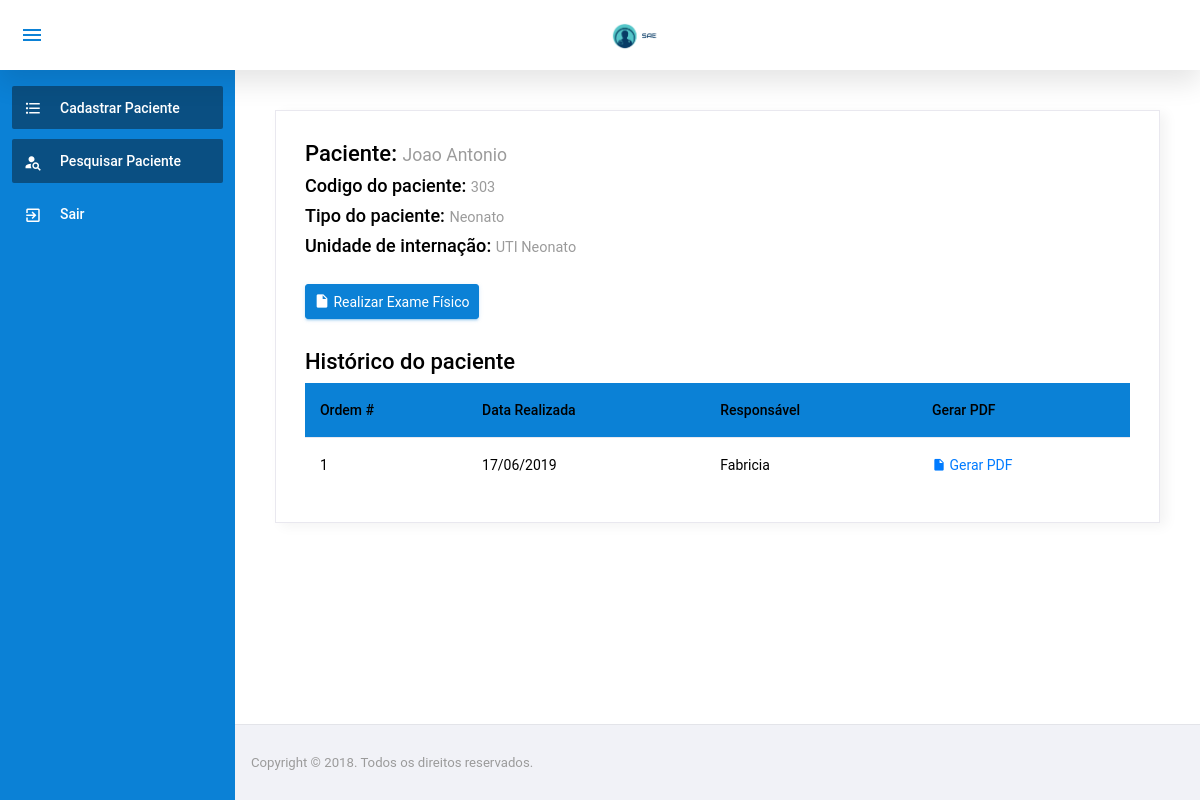
/paciente/Paciente.php?idPaciente=34 (signed in), run on the app's committed database.
### tables this page shows
CREATE TABLE `paciente` (
  `IdPaciente` int(11) NOT NULL,
  `Nome` varchar(100) NOT NULL,
  `IdUnidadeInternacao` tinyint(4) NOT NULL,
  `IdTipoPaciente` tinyint(4) NOT NULL,
  `CodigoPaciente` int(11) NOT NULL
);

CREATE TABLE `tipopaciente` (
  `IdTipoPaciente` tinyint(4) NOT NULL,
  `Descricao` varchar(50) NOT NULL
);

CREATE TABLE `unidadeinternacao` (
  `IdUnidadeInternacao` tinyint(4) NOT NULL,
  `NomeUnidade` varchar(100) NOT NULL
);

CREATE TABLE `questionario` (
  `IdQuestionario` int(11) NOT NULL,
  `IdFormulario` int(11) NOT NULL,
  `IdPaciente` int(11) NOT NULL,
  `DataRealizado` date NOT NULL,
  `IdFuncionario` int(11) NOT NULL
);

CREATE TABLE `funcionario` (
  `IdFuncionario` int(11) NOT NULL,
  `nome` varchar(300) NOT NULL,
  `login` varchar(300) NOT NULL,
  `senha` varchar(300) NOT NULL,
  `IdTipoFuncionario` tinyint(4) NOT NULL
);

### config/BD.php (called while the page is built, shortened)
<?php
	class BancoDados{
		public static function obterConexao(){
			if(isset($conexao) == false){
				$conexao = new PDO("mysql:dbname=u989534060_sae;host=localhost","root","",array(PDO::MYSQL_ATTR_INIT_COMMAND => "SET NAMES utf8"));
				$conexao->setAttribute(PDO::ATTR_ERRMODE, PDO::ERRMODE_EXCEPTION);
			}
			return $conexao;
		}
	}
?>

### model/PacienteModel.php (called while the page is built, shortened)
<?php
	require_once $_SERVER["DOCUMENT_ROOT"] . "/sae/config/BD.php";
	class PacienteModel{
		private $bd;
		 function __construct(){
		 	$this->bd = BancoDados::obterConexao();
		 }
         public function listarInfosPaciente($idPaciente){
            $listarInfosPaciente = $this->bd->prepare("SELECT pac.IdPaciente, pac.Nome, pac.CodigoPaciente, tpPac.IdTipoPaciente, tpPac.Descricao, ui.NomeUnidade, ui.IdUnidadeinternacao
                                                       FROM Paciente as pac INNER JOIN tipopaciente as tpPac on tpPac.IdTipoPaciente = pac.IdTipoPaciente
                                                                            INNER JOIN unidadeinternacao as ui on ui.IdUnidadeInternacao = pac.IdUnidadeInternacao
                                                                            WHERE pac.IdPaciente = :idPaciente");
            $listarInfosPaciente->bindParam(":idPaciente", $idPaciente, PDO::PARAM_INT);
            $listarInfosPaciente->execute();
            $res = $listarInfosPaciente->fetchAll(PDO::FETCH_ASSOC);
            return $res;
         }
	}
?>

### model/QuestionarioModel.php (called while the page is built, shortened)
<?php
	require_once $_SERVER["DOCUMENT_ROOT"] . "/sae/config/BD.php";
	class QuestionarioModel{
		private $bd;
		 function __construct(){
		 	$this->bd = BancoDados::obterConexao();
		 }
        public function listarQuestFormFunc($idPaciente){
            $listarQuestFormFunc = $this->bd->query("SELECT questionario.IdQuestionario, questionariodiagpresc.IdQuestionarioDiagPresc, form.IdFormulario, questionario.IdPaciente, DATE_FORMAT(questionario.DataRealizado, '%d/%m/%Y') AS dataFormatada, Descricao, func.Nome
                                                    FROM Questionario
                                                    INNER JOIN formulario as form on form.IdFormulario = questionario.IdFormulario
                                                    INNER JOIN funcionario as func on func.IdFuncionario = questionario.IdFuncionario
                                                    INNER JOIN questionariodiagpresc on questionariodiagpresc.IdQuestionario = questionario.IdQuestionario
                                                    WHERE questionario.IdPaciente =  '$idPaciente'");
            $res = $listarQuestFormFunc->fetchAll(PDO::FETCH_ASSOC);
            return $res;
        }
	}
?>

### paciente/Paciente.php (the view, shortened to what this page needs)
<!DOCTYPE html>
<html lang="pt-br">
<?php
    require_once $_SERVER["DOCUMENT_ROOT"]	. "/sae/model/PacienteModel.php";
    require_once $_SERVER["DOCUMENT_ROOT"]	. "/sae/model/QuestionarioModel.php";
    include $_SERVER["DOCUMENT_ROOT"] . "/sae/template/header.php";
    if (isset($_GET["idPaciente"])) {
        $idPaciente = $_GET["idPaciente"];
    }else{
        echo "<script>location.href='../paciente/PesquisarPaciente.php';</script>";
    }
    $pacienteModel = new PacienteModel();
    $resPaciente = $pacienteModel->listarInfosPaciente($idPaciente);
    $questionarioModel = new QuestionarioModel();
    $resQuestionario = $questionarioModel->listarQuestFormFunc($idPaciente);
?>
<body
?>>
  <div class="container-scroller">
    <?php require '../template/menuENF.php'; ?>
      <div class="main-panel">
        <div class="content-wrapper">
        <?php foreach($resPaciente as $paciente){?>
          <div class="card">
            <div class="card-body">
              <h4>Paciente: <small class="text-muted"><?php echo $paciente['Nome'];?></small> </h4>
              <h5>Codigo do paciente: <small class="text-muted"><?php echo $paciente['CodigoPaciente'];?></small> </h5>
              <h5>Tipo do paciente: <small class="text-muted"><?php echo $paciente['Descricao'];?></small> </h5>
              <h5>Unidade de internação: <small class="text-muted"><?php echo $paciente['NomeUnidade'];?></small> </h5>
              <br>
              <a class="mBottom10 buttonPesqPaciente btn btn-primary" href="../examefisico/ExameFisico.php?idPaciente=<?php echo $paciente['IdPaciente'];?>&tipoPaciente=<?php echo $paciente['IdTipoPaciente'];?>"><i class="mdi mdi-file menu-icon"></i> Realizar Exame Físico</a>
              <h4 style="margin-top: 20px;">Histórico do paciente</h4>
              <div class="row">
                <div class="col-12">
                  <div class="table-responsive">
                    <table id="order-listing" class="table">
                      <thead>
                        <tr>
                            <th>Ordem #</th>
                            <th>Data Realizada</th>
                            <th>Responsável</th>
                            <th>Gerar PDF</th>
                        </tr>
                      </thead>
                      <tbody>
                    <?php
                    $ordem = 0;
                    foreach($resQuestionario as $questionario){
                      $ordem++;
                                        ?>
                        <tr>
                            <td><?php echo $ordem;?></td>
                            <td><?php echo $questionario['dataFormatada'];?></td>
                            <td><?php echo $questionario['Nome'];?></td>
                            <td><a href="RelatorioPaciente.php?idPaciente=<?php echo $paciente['IdPaciente']; ?>&idQuestionario=<?php echo $questionario['IdQuestionario'];?>&idQuestionarioDiagPresc=<?php echo $questionario['IdQuestionarioDiagPresc'];?>"><i class="mdi mdi-file menu-icon"></i> Gerar PDF</a></td>
                        </tr>
                    <?php } ?>
                      </tbody>
                    </table>
                  </div>
                </div>
              </div>
            </div>
          </div>
        <?php }?>
        </div>
        <?php require '../template/footer.php';?>
      </div>
    </div>
  </div>
</body>
</html>

### data on the page
paciente: Nome "Joao Antonio", CodigoPaciente "303", IdTipoPaciente.Descricao "Neonato", IdUnidadeInternacao.NomeUnidade "UTI Neonato"
questionario: dataFormatada "17/06/2019", IdFuncionario.nome "Fabricia"
